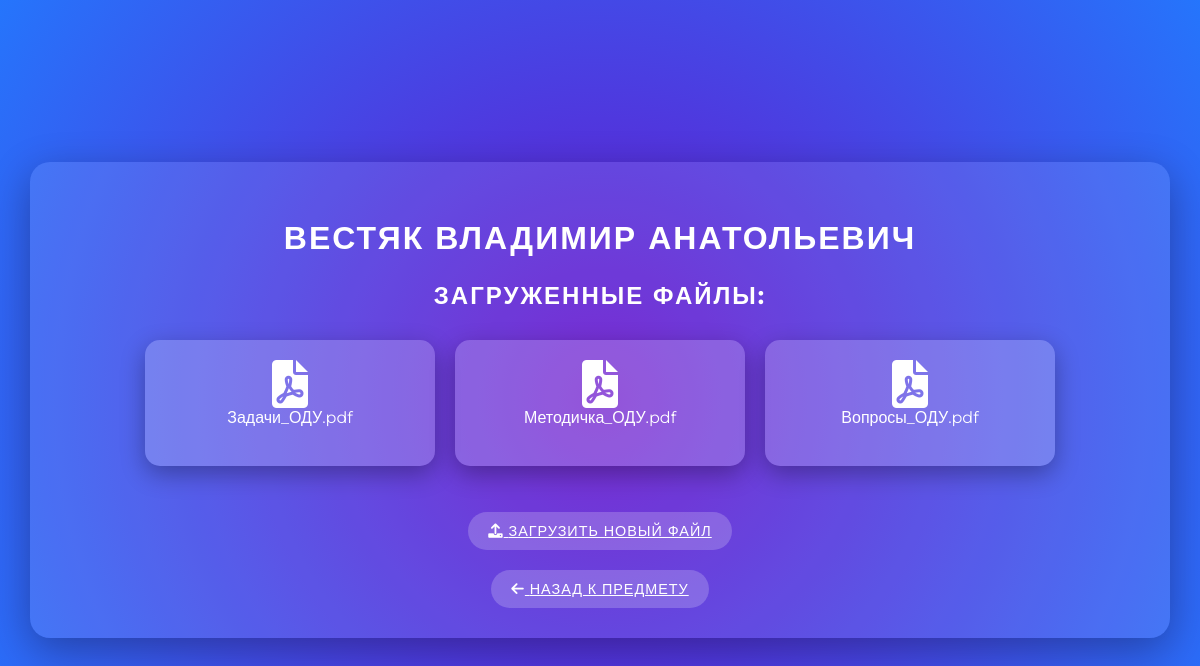
The app's page /teacher/11/ with its own data.
### coursework/models.py (models this page shows, shortened)
class Teacher(models.Model):
    name = models.CharField(max_length=200)
    subject = models.ForeignKey(Subject, on_delete=models.CASCADE)

class PDFFile(models.Model):
    file = models.FileField(upload_to='pdfs/')
    uploaded_at = models.DateTimeField(auto_now_add=True)
    teacher = models.ForeignKey(Teacher, on_delete=models.CASCADE)
    custom_name = models.CharField(max_length=200, blank=True)  # Новое поле для пользовательского названия

### coursework/views.py (the view)
# urls.py: path('teacher/<int:teacher_id>/', views.teacher_detail, name='teacher_detail'),  # Страница с PDF-файлами
def teacher_detail(request, teacher_id):
    teacher = get_object_or_404(Teacher, id=teacher_id)
    pdf_files = PDFFile.objects.filter(teacher=teacher)
    return render(request, 'teacher_detail.html', {'teacher': teacher, 'pdf_files': pdf_files})

### coursework/templates/teacher_detail.html (shortened to what this page needs)
<!DOCTYPE html>
<html lang="en">
<head>
    <link rel="stylesheet" href="https://cdnjs.cloudflare.com/ajax/libs/font-awesome/6.0.0-beta3/css/all.min.css">
</head>
<body>
    <div class="container">
        <h2>{{ teacher.name }}</h2>
        <h3>Загруженные файлы:</h3>
        <ul>
            {% for file in pdf_files %}
                <li>
                    <a href="{{ file.file.url }}"><i class="fas fa-file-pdf" style="font-size: 3em;"></i><br>
                    {{ file.file.name }}</a><br>
                </li>
            {% empty %}
                <li>Файлы отсутствуют.</li>
            {% endfor %}
        </ul>
        <a href="{% url 'upload_pdf' teacher.id %}" class="upload-link"><i class="fas fa-upload"></i> Загрузить новый файл</a>
        <br>
        <a href="{% url 'teacher_list' teacher.subject.id %}" class="back-link"><i class="fas fa-arrow-left"></i> Назад к предмету</a>
    </div>
</body>
</html>

### coursework/templates/teacher_detail.html (style rules this page uses)
body { font-family: 'Montserrat', sans-serif; background: radial-gradient(circle at 50% 50%, #6a11cb, #2575fc); margin: 0; padding: 0; display: flex; justify-content: center; align-items: center; height: 100vh; color: #fff; }
h2, h3 { text-align: center; color: #fff; text-transform: uppercase; letter-spacing: 2px; }
h2 { font-size: 2em; margin-bottom: 20px; }
h3 { font-size: 1.5em; margin-bottom: 20px; }
ul { list-style: none; padding: 0; display: flex; flex-wrap: wrap; justify-content: center; }
li { margin: 10px; background-color: rgba(255, 255, 255, 0.2); padding: 20px; border-radius: 15px; transition: all 0.3s ease; width: 250px; box-shadow: 0 8px 25px rgba(0, 0, 0, 0.3); text-align: center; font-size: 1em; }
li a { color: inherit; text-decoration: none; display: block; white-space: nowrap; overflow: hidden; text-overflow: ellipsis; }
.container { background-color: rgba(255, 255, 255, 0.1); padding: 30px; border-radius: 20px; box-shadow: 0 12px 40px rgba(0, 0, 0, 0.3); max-width: 90%; width: 100%; text-align: center; }
.back-link, .upload-link { display: inline-block; margin-top: 20px; padding: 10px 20px; background-color: rgba(255, 255, 255, 0.2); border-radius: 30px; color: #fff; text-transform: uppercase; letter-spacing: 1px; transition: background-color 0.4s ease; font-size: 0.9em; }

### records on screen
Teacher: name "ВЕСТЯК ВЛАДИМИР АНАТОЛЬЕВИЧ"
PDFFile: file.name "Задачи_ОДУ.pdf"
PDFFile: file.name "Методичка_ОДУ.pdf"
PDFFile: file.name "Вопросы_ОДУ.pdf"
